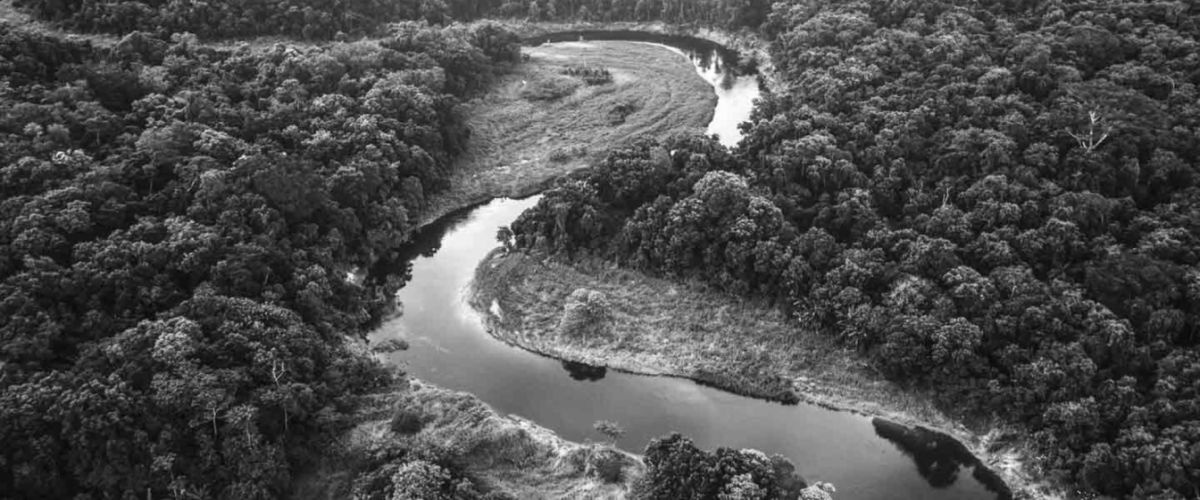
#> input picture preAIO25/warmup/lesson_w5/code_monday/nature.jpg, 1200 x 500 px
$ jupyter execute --allow-errors '[Colab] - Numpy - Image Data_monday_example.ipynb'
#> lines starting #> are read from the running program, lines starting #| are printed output that depends on the picture
# **Basic**

## **Read and show an image**

###**Using matplotlib**

[cell 1]
import matplotlib.pyplot as plt
import matplotlib.image as mpimg

# read a grayscale image and plot it
img = mpimg.imread('nature.jpg')
#> img is the input picture: shape (500, 1200); min 5, max 255, mean 77.2
print(type(img))
#| <class 'numpy.ndarray'>

plt.imshow(img) # cmap='gray'
plt.show()

###**Using matplotlib and opencv**

[cell 2]
import cv2

# read a grayscale image
data = cv2.imread('nature.jpg', 1)

# save the image
cv2.imwrite('processed_image.jpg', data)
#> Out = True

[cell 3]
import matplotlib.pyplot as plt
import cv2

# read an image
img = cv2.imread('flowers.jpg')
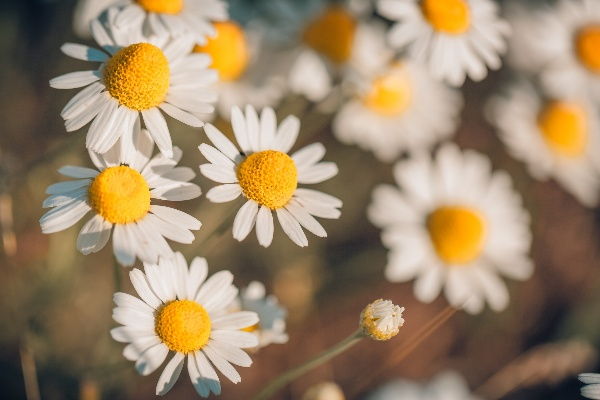
#> input picture preAIO25/warmup/lesson_w5/code_monday/flowers.jpg, 600 x 400 px
#> img is the input picture: shape (400, 600, 3); mean B, G, R 104.9, 132.7, 154.3

plt.imshow(img)
plt.show()

[cell 4]
import matplotlib.pyplot as plt
import cv2

# read an image
img = cv2.imread('flowers.jpg')
img = cv2.cvtColor(img, cv2.COLOR_BGR2RGB)

plt.imshow(img)
plt.show()

[cell 5]
import matplotlib.pyplot as plt
import cv2

# read a grayscale image and plot it
img = cv2.imread('nature.jpg', 0)

plt.imshow(img, cmap='gray')
plt.show()

[cell 6]
import matplotlib.pyplot as plt
import cv2
import numpy as np

# read a grayscale image and plot it
data1 = cv2.imread('flowers.jpg', 1)
print(type(data1[0,0,0]))
#| <class 'numpy.uint8'>

data1 = cv2.cvtColor(data1, cv2.COLOR_BGR2RGB)
height, width, channel = data1.shape
#> height = 400; width = 600; channel = 3

data2 = np.zeros( (height, width, channel), np.uint8)
print(data2.shape)
#| (400, 600, 3)

for i in range(height):
    for j in range(width):
        for c in range(channel):
            # for each pixel
            data2[i,j,c] = data1[i,j,c]

print(data2[0,0,0])
#| 12
print(type(data2[0,0,0]))
#| <class 'numpy.uint8'>
plt.imshow(data2)
plt.show()

[cell 7]
# Colab

from google.colab.patches import cv2_imshow
img = cv2.imread("flowers.jpg")
cv2_imshow(img)

# [5 lines of commented-out code are left out]

[cell 8]
data2.min()
#> Out = 0

[cell 9]
data2.max()
#> Out = 255

##**Read and Write an image**

[cell 10]
import cv2

# read a grayscale image
data = cv2.imread('nature.jpg', 0)

# save the image
cv2.imwrite('1.nature_copy.jpg', data)
#> Out = True

###**Using list as intermediate data**

[cell 11]
import cv2
import numpy as np

# read a grayscale image (nd.array)
data = cv2.imread('nature.jpg', 0)

# convert from np.array to 2d list
data = img.tolist()
#> data = 400 items
height = len(data)
width  = len(data[0])
print(f'Height: {height} and width:{width}')
#| Height: 400 and width:600

# conver from 2d list to np.array
data = np.array(data)

# save the image
cv2.imwrite('1.nature_2.jpg', data)
#> Out = True

##**Create black and noise images**

[cell 12]
# create a black image

import cv2
import numpy as np

height = 800
width = 500
image = [[0]*width for _ in range(height)]

cv2.imwrite('2.black_image.jpg', np.array(image))

[cell 13]
# create a noise image

import cv2
import numpy as np
import random

height = 800
width = 500
image = [[0]*width for _ in range(height)]

# set noise to each pixel; a random integer in [0, 2550]
for i in range(height):
    for j in range(width):
        image[i][j] = random.randint(0, 255)

cv2.imwrite('2.noise_image.jpg', np.array(image))
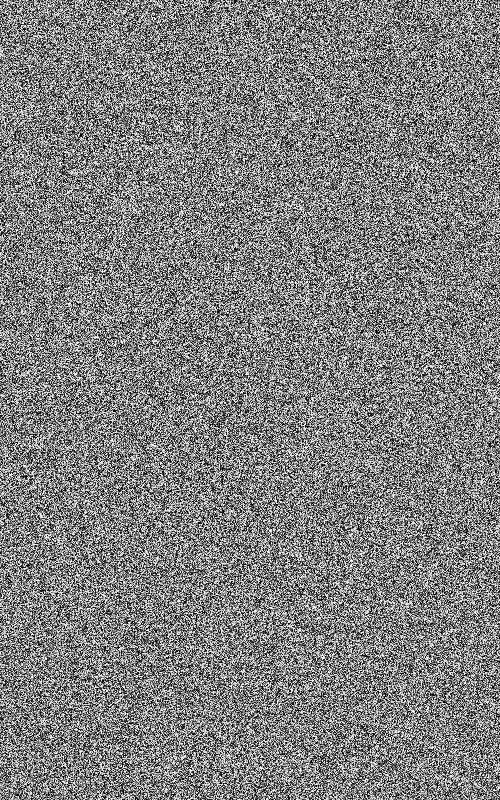
#> saved as 2.noise_image.jpg: shape (800, 500); min 0, max 255, mean 127.4

#**Simple Applications**

##**Copy an image**

[cell 14]
# copy image using list
import cv2
import numpy as np

# read an image
image = cv2.imread('nature.jpg', 0)
height, width = image.shape
#> height = 500; width = 1200

# create a 2D list
copy_image = [[0]*width
              for _ in range(height)]

# copy
for i in range(height):
    for j in range(width):
        copy_image[i][j] = image[i][j]
#> after the loop, copy_image = 500 items

# save an image from a list
cv2.imwrite('copy.jpg', np.array(copy_image))
#> Out = True

[cell 15]
# copy image using array
import cv2
import numpy as np

# read an image
image = cv2.imread('nature.jpg', 0)
height, width = image.shape

# create a 2D array
array_shape = (height, width)
#> array_shape = (500, 1200)
copy_image = np.zeros(array_shape)

# copy
for i in range(height):
    for j in range(width):
        copy_image[i][j] = image[i][j]

# save an image from a list
cv2.imwrite('copy.jpg',
            np.array(copy_image))
#> Out = True

**For Color Image**

[cell 16]
# copy image using numpy
import cv2
import numpy as np

# read an image
image = cv2.imread('flowers.jpg', 1)
height, width, channel = image.shape
#> height = 400; width = 600

# create an array
array_shape = (height, width, channel)
#> array_shape = (400, 600, 3)
copy_image = np.zeros(array_shape)

# copy
for i in range(height):
    for j in range(width):
        for c in range(channel):
            copy_image[i][j][c] = image[i][j][c]
#> copy_image: shape (400, 600, 3) float64

# save an image from a list
cv2.imwrite('copy.jpg',
            np.array(copy_image))
#> Out = True

##**Change illuminations**

[cell 17]
# Copy and increase image brightness (1)

import cv2
import numpy as np

# read an image
image = cv2.imread('nature.jpg', 0)
height, width = image.shape
#> height = 500; width = 1200

# create a 2D list
copy_image = [[0]*width for _ in range(height)]

# copy and increase image brightness
value = 50
for i in range(height):
    for j in range(width):
        copy_image[i][j] = min(255, image[i][j] + value)

# save an image from a list
cv2.imwrite('3.nature_increase_50.jpg', np.array(copy_image))
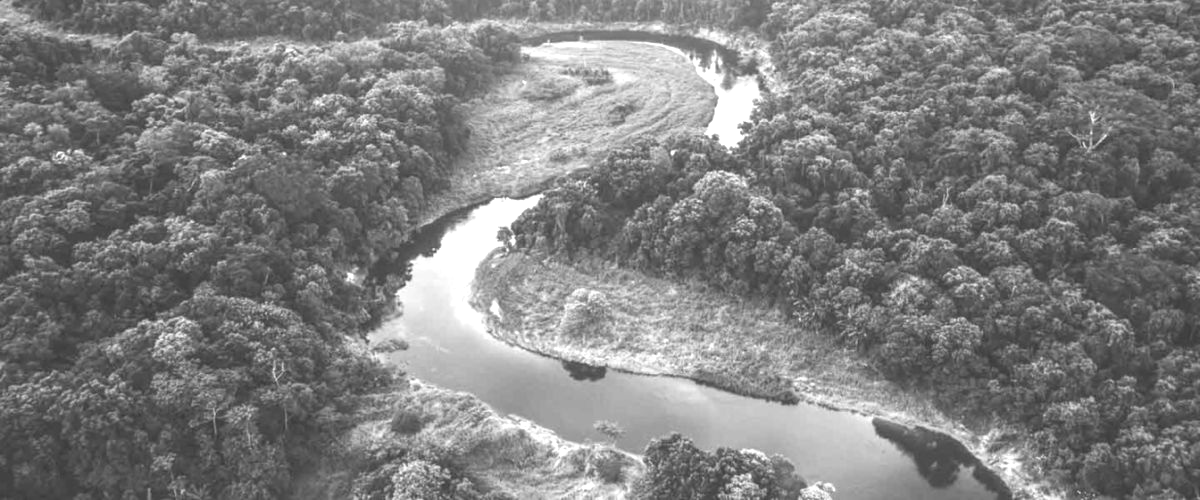
#> saved as 3.nature_increase_50.jpg: shape (500, 1200); min 55, max 255, mean 126.8
#> Out = True

[cell 18]
# Copy and increase image brightness (1)

import cv2
import numpy as np

# read an image
image = cv2.imread('nature.jpg', 0)
height, width = image.shape

# create a 2D list
copy_image = [[0]*width for _ in range(height)]

# copy and increase image brightness
value = 50
for i in range(height):
    for j in range(width):
        copy_image[i][j] = min(255, image[i][j] + value)

# save an image from a list
cv2.imwrite('3.nature_increase_50.jpg', np.array(copy_image))
#> Out = True

#**Background Subtraction**

[cell 19]
import cv2
import numpy as np

original_matrix = np.array(
    [[4, 8],
     [2, 4]],
    dtype=np.uint8
)

# Resize bằng cv2.INTER_LINEAR
resized_matrix = cv2.resize(original_matrix, (4, 4),
                            interpolation=cv2.INTER_LINEAR)
resized_matrix

[cell 20]
bg = cv2.imread('/content/flowers.jpg', 1)
bg = cv2.resize(bg, (400, 400))
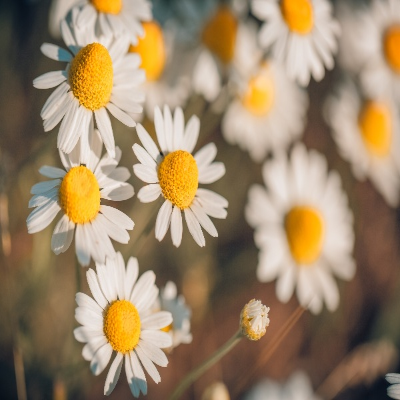
#> bg: shape (400, 400, 3); mean B, G, R 105, 132.8, 154.4
cv2.imwrite('output.png', bg)
#> Out = True
